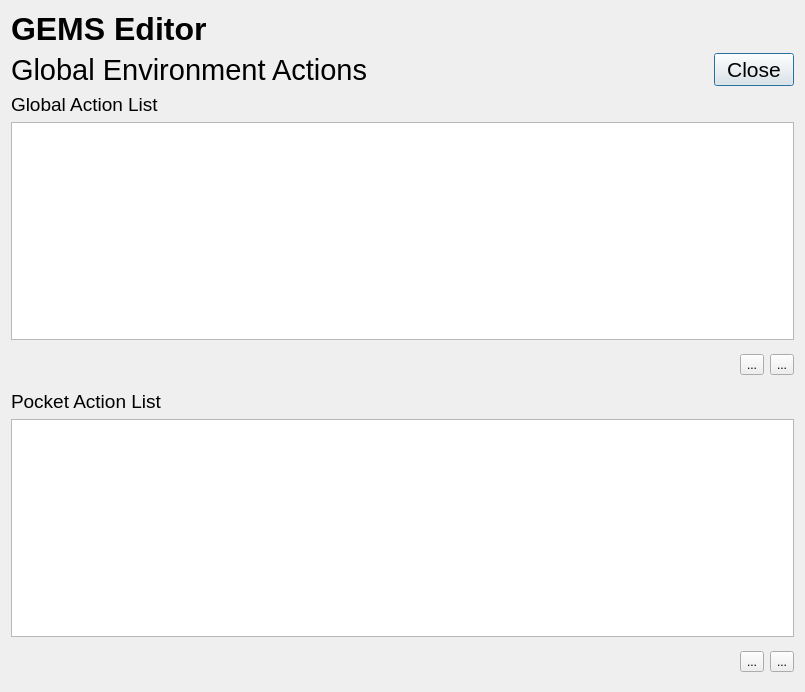
<?xml version="1.0" encoding="UTF-8"?>
<ui version="4.0">
 <class>GlobalActionsDialog</class>
 <widget class="QDialog" name="GlobalActionsDialog">
  <property name="windowModality">
   <enum>Qt::NonModal</enum>
  </property>
  <property name="geometry">
   <rect>
    <x>0</x>
    <y>0</y>
    <width>805</width>
    <height>692</height>
   </rect>
  </property>
  <property name="font">
   <font>
    <family>Arial</family>
   </font>
  </property>
  <property name="windowTitle">
   <string>Task Action Editor</string>
  </property>
  <layout class="QGridLayout" name="gridLayout_2">
   <item row="0" column="0">
    <layout class="QGridLayout" name="gridLayout">
     <item row="0" column="0">
      <layout class="QHBoxLayout" name="horizontalLayout_3">
       <item>
        <widget class="QLabel" name="labelAppName">
         <property name="font">
          <font>
           <family>Arial</family>
           <pointsize>24</pointsize>
           <bold>true</bold>
          </font>
         </property>
         <property name="text">
          <string>GEMS Editor</string>
         </property>
        </widget>
       </item>
       <item>
        <widget class="QLabel" name="label_8">
         <property name="maximumSize">
          <size>
           <width>50</width>
           <height>50</height>
          </size>
         </property>
         <property name="text">
          <string/>
         </property>
         <property name="pixmap">
          <pixmap resource="gemsedit.qrc">:/newPrefix/media/Antialiasfactory-Jewelry-Agate.ico</pixmap>
         </property>
         <property name="scaledContents">
          <bool>true</bool>
         </property>
        </widget>
       </item>
       <item>
        <spacer name="horizontalSpacer_4">
         <property name="orientation">
          <enum>Qt::Horizontal</enum>
         </property>
         <property name="sizeHint" stdset="0">
          <size>
           <width>18</width>
           <height>20</height>
          </size>
         </property>
        </spacer>
       </item>
      </layout>
     </item>
     <item row="1" column="0">
      <layout class="QHBoxLayout" name="horizontalLayout">
       <item>
        <widget class="QLabel" name="label">
         <property name="font">
          <font>
           <family>Arial</family>
           <pointsize>22</pointsize>
           <italic>false</italic>
          </font>
         </property>
         <property name="text">
          <string>Global Environment Actions</string>
         </property>
        </widget>
       </item>
       <item>
        <spacer name="horizontalSpacer">
         <property name="orientation">
          <enum>Qt::Horizontal</enum>
         </property>
         <property name="sizeHint" stdset="0">
          <size>
           <width>40</width>
           <height>20</height>
          </size>
         </property>
        </spacer>
       </item>
       <item>
        <widget class="QPushButton" name="closeButton">
         <property name="font">
          <font>
           <family>Arial</family>
           <pointsize>16</pointsize>
           <italic>false</italic>
          </font>
         </property>
         <property name="text">
          <string>Close</string>
         </property>
        </widget>
       </item>
      </layout>
     </item>
     <item row="2" column="0">
      <widget class="QLabel" name="label_2">
       <property name="font">
        <font>
         <family>Arial</family>
         <pointsize>14</pointsize>
         <italic>false</italic>
        </font>
       </property>
       <property name="text">
        <string>Global Action List</string>
       </property>
      </widget>
     </item>
     <item row="3" column="0">
      <widget class="QTableView" name="GAL_tableView">
       <property name="font">
        <font>
         <family>Arial</family>
         <pointsize>14</pointsize>
        </font>
       </property>
       <property name="editTriggers">
        <set>QAbstractItemView::DoubleClicked</set>
       </property>
       <property name="dragEnabled">
        <bool>true</bool>
       </property>
       <property name="dragDropMode">
        <enum>QAbstractItemView::InternalMove</enum>
       </property>
       <property name="alternatingRowColors">
        <bool>true</bool>
       </property>
       <property name="selectionMode">
        <enum>QAbstractItemView::SingleSelection</enum>
       </property>
       <property name="selectionBehavior">
        <enum>QAbstractItemView::SelectItems</enum>
       </property>
       <attribute name="horizontalHeaderStretchLastSection">
        <bool>true</bool>
       </attribute>
       <attribute name="verticalHeaderVisible">
        <bool>false</bool>
       </attribute>
      </widget>
     </item>
     <item row="4" column="0">
      <layout class="QHBoxLayout" name="horizontalLayout_4">
       <item>
        <spacer name="horizontalSpacer_2">
         <property name="orientation">
          <enum>Qt::Horizontal</enum>
         </property>
         <property name="sizeHint" stdset="0">
          <size>
           <width>638</width>
           <height>38</height>
          </size>
         </property>
        </spacer>
       </item>
       <item>
        <widget class="QToolButton" name="gaAdd_toolButton">
         <property name="text">
          <string>...</string>
         </property>
         <property name="icon">
          <iconset resource="gemsedit.qrc">
           <normaloff>:/newPrefix/media/add-icon.png</normaloff>:/newPrefix/media/add-icon.png</iconset>
         </property>
        </widget>
       </item>
       <item>
        <widget class="QToolButton" name="gaDel_toolButton">
         <property name="text">
          <string>...</string>
         </property>
         <property name="icon">
          <iconset resource="gemsedit.qrc">
           <normaloff>:/newPrefix/media/delete-icon.png</normaloff>:/newPrefix/media/delete-icon.png</iconset>
         </property>
        </widget>
       </item>
      </layout>
     </item>
     <item row="5" column="0">
      <widget class="QLabel" name="label_3">
       <property name="font">
        <font>
         <family>Arial</family>
         <pointsize>14</pointsize>
         <italic>false</italic>
        </font>
       </property>
       <property name="text">
        <string>Pocket Action List</string>
       </property>
      </widget>
     </item>
     <item row="6" column="0">
      <widget class="QTableView" name="PAL_tableView">
       <property name="font">
        <font>
         <family>Arial</family>
         <pointsize>14</pointsize>
        </font>
       </property>
       <property name="editTriggers">
        <set>QAbstractItemView::DoubleClicked</set>
       </property>
       <property name="dragEnabled">
        <bool>true</bool>
       </property>
       <property name="dragDropMode">
        <enum>QAbstractItemView::InternalMove</enum>
       </property>
       <property name="alternatingRowColors">
        <bool>true</bool>
       </property>
       <property name="selectionMode">
        <enum>QAbstractItemView::SingleSelection</enum>
       </property>
       <property name="selectionBehavior">
        <enum>QAbstractItemView::SelectItems</enum>
       </property>
       <attribute name="horizontalHeaderStretchLastSection">
        <bool>true</bool>
       </attribute>
       <attribute name="verticalHeaderVisible">
        <bool>false</bool>
       </attribute>
      </widget>
     </item>
     <item row="7" column="0">
      <layout class="QHBoxLayout" name="horizontalLayout_5">
       <item>
        <spacer name="horizontalSpacer_3">
         <property name="orientation">
          <enum>Qt::Horizontal</enum>
         </property>
         <property name="sizeHint" stdset="0">
          <size>
           <width>638</width>
           <height>38</height>
          </size>
         </property>
        </spacer>
       </item>
       <item>
        <widget class="QToolButton" name="paAdd_toolButton">
         <property name="text">
          <string>...</string>
         </property>
         <property name="icon">
          <iconset resource="gemsedit.qrc">
           <normaloff>:/newPrefix/media/add-icon.png</normaloff>:/newPrefix/media/add-icon.png</iconset>
         </property>
        </widget>
       </item>
       <item>
        <widget class="QToolButton" name="paDel_toolButton">
         <property name="text">
          <string>...</string>
         </property>
         <property name="icon">
          <iconset resource="gemsedit.qrc">
           <normaloff>:/newPrefix/media/delete-icon.png</normaloff>:/newPrefix/media/delete-icon.png</iconset>
         </property>
        </widget>
       </item>
      </layout>
     </item>
    </layout>
   </item>
  </layout>
 </widget>
 <resources>
  <include location="gemsedit.qrc"/>
 </resources>
 <connections>
  <connection>
   <sender>closeButton</sender>
   <signal>pressed()</signal>
   <receiver>GlobalActionsDialog</receiver>
   <slot>close()</slot>
   <hints>
    <hint type="sourcelabel">
     <x>746</x>
     <y>95</y>
    </hint>
    <hint type="destinationlabel">
     <x>400</x>
     <y>345</y>
    </hint>
   </hints>
  </connection>
 </connections>
</ui>
